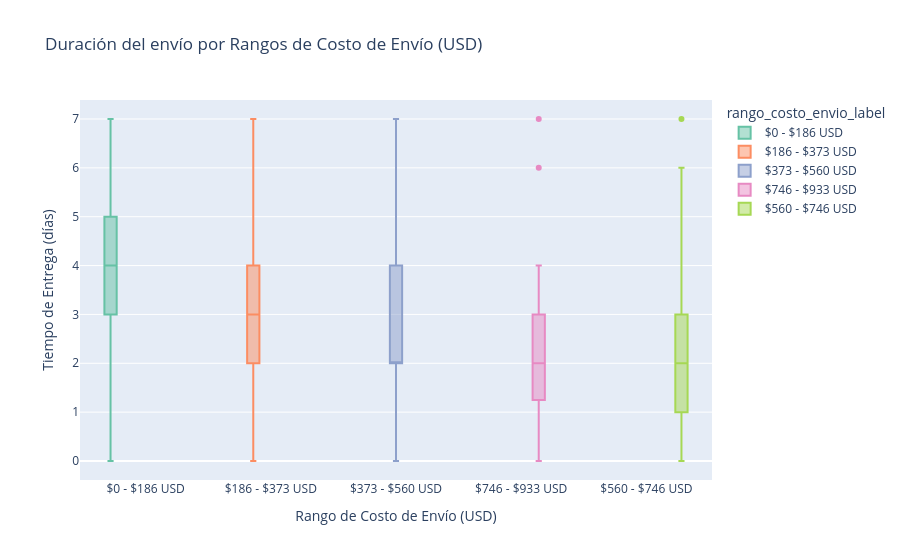

This figure's notebook cell:
### Code cell
import plotly.express as px

fig3 = px.box(
    df,
    x='rango_costo_envio_label',  # Usar la etiqueta
    y='tiempo_entrega',
    color='rango_costo_envio_label',
    title='Duración del envío por Rangos de Costo de Envío (USD)',
    color_discrete_sequence=px.colors.qualitative.Set2
)

fig3.update_layout(
    xaxis_title='Rango de Costo de Envío (USD)',
    yaxis_title='Tiempo de Entrega (días)',
    boxmode='group'
)

fig3.show()

### Figure 1 — Plotly figure (JSON) as saved in the notebook; plotly's stock layout.template omitted (floating-point values rounded to 4 significant figures; data arrays with more than 128 entries replaced by an {"elided": "..."} marker saying what was removed)
{"data": [{"alignmentgroup": "True", "hovertemplate": "rango_costo_envio_label=%{x}<br>tiempo_entrega=%{y}<extra></extra>", "legendgroup": "$0 - $186 USD", "marker": {"color": "rgb(102,194,165)"}, "name": "$0 - $186 USD", "notched": false, "offsetgroup": "$0 - $186 USD", "orientation": "v", "showlegend": true, "type": "box", "x": {"elided": "50131 str values"}, "x0": " ", "xaxis": "x", "y": {"elided": "50131 int values"}, "y0": " ", "yaxis": "y"}, {"alignmentgroup": "True", "hovertemplate": "rango_costo_envio_label=%{x}<br>tiempo_entrega=%{y}<extra></extra>", "legendgroup": "$186 - $373 USD", "marker": {"color": "rgb(252,141,98)"}, "name": "$186 - $373 USD", "notched": false, "offsetgroup": "$186 - $373 USD", "orientation": "v", "showlegend": true, "type": "box", "x": {"elided": "891 str values"}, "x0": " ", "xaxis": "x", "y": {"elided": "891 int values"}, "y0": " ", "yaxis": "y"}, {"alignmentgroup": "True", "hovertemplate": "rango_costo_envio_label=%{x}<br>tiempo_entrega=%{y}<extra></extra>", "legendgroup": "$373 - $560 USD", "marker": {"color": "rgb(141,160,203)"}, "name": "$373 - $560 USD", "notched": false, "offsetgroup": "$373 - $560 USD", "orientation": "v", "showlegend": true, "type": "box", "x": {"elided": "182 str values"}, "x0": " ", "xaxis": "x", "y": {"elided": "182 int values"}, "y0": " ", "yaxis": "y"}, {"alignmentgroup": "True", "hovertemplate": "rango_costo_envio_label=%{x}<br>tiempo_entrega=%{y}<extra></extra>", "legendgroup": "$746 - $933 USD", "marker": {"color": "rgb(231,138,195)"}, "name": "$746 - $933 USD", "notched": false, "offsetgroup": "$746 - $933 USD", "orientation": "v", "showlegend": true, "type": "box", "x": ["$746 - $933 USD", "$746 - $933 USD", "$746 - $933 USD", "$746 - $933 USD", "$746 - $933 USD", "$746 - $933 USD", "$746 - $933 USD", "$746 - $933 USD", "$746 - $933 USD", "$746 - $933 USD", "$746 - $933 USD", "$746 - $933 USD", "$746 - $933 USD", "$746 - $933 USD", "$746 - $933 USD", "$746 - $933 USD", "$746 - $933 USD", "$746 - $933 USD", "$746 - $933 USD", "$746 - $933 USD", "$746 - $933 USD", "$746 - $933 USD", "$746 - $933 USD"], "x0": " ", "xaxis": "x", "y": [1, 4, 2, 2, 2, 1, 2, 3, 2, 6, 0, 4, 7, 1, 3, 2, 3, 2, 3, 2, 1, 0, 3], "y0": " ", "yaxis": "y"}, {"alignmentgroup": "True", "hovertemplate": "rango_costo_envio_label=%{x}<br>tiempo_entrega=%{y}<extra></extra>", "legendgroup": "$560 - $746 USD", "marker": {"color": "rgb(166,216,84)"}, "name": "$560 - $746 USD", "notched": false, "offsetgroup": "$560 - $746 USD", "orientation": "v", "showlegend": true, "type": "box", "x": ["$560 - $746 USD", "$560 - $746 USD", "$560 - $746 USD", "$560 - $746 USD", "$560 - $746 USD", "$560 - $746 USD", "$560 - $746 USD", "$560 - $746 USD", "$560 - $746 USD", "$560 - $746 USD", "$560 - $746 USD", "$560 - $746 USD", "$560 - $746 USD", "$560 - $746 USD", "$560 - $746 USD", "$560 - $746 USD", "$560 - $746 USD", "$560 - $746 USD", "$560 - $746 USD", "$560 - $746 USD", "$560 - $746 USD", "$560 - $746 USD", "$560 - $746 USD", "$560 - $746 USD", "$560 - $746 USD", "$560 - $746 USD", "$560 - $746 USD", "$560 - $746 USD", "$560 - $746 USD", "$560 - $746 USD", "$560 - $746 USD", "$560 - $746 USD", "$560 - $746 USD", "$560 - $746 USD", "$560 - $746 USD", "$560 - $746 USD", "$560 - $746 USD", "$560 - $746 USD", "$560 - $746 USD", "$560 - $746 USD", "$560 - $746 USD", "$560 - $746 USD", "$560 - $746 USD", "$560 - $746 USD", "$560 - $746 USD", "$560 - $746 USD", "$560 - $746 USD", "$560 - $746 USD", "$560 - $746 USD", "$560 - $746 USD", "$560 - $746 USD", "$560 - $746 USD", "$560 - $746 USD", "$560 - $746 USD", "$560 - $746 USD", "$560 - $746 USD", "$560 - $746 USD", "$560 - $746 USD", "$560 - $746 USD", "$560 - $746 USD", "$560 - $746 USD", "$560 - $746 USD", "$560 - $746 USD"], "x0": " ", "xaxis": "x", "y": [2, 2, 2, 1, 2, 0, 2, 2, 0, 1, 0, 1, 3, 0, 1, 2, 5, 4, 4, 4, 3, 1, 0, 0, 6, 2, 3, 3, 2, 2, 3, 3, 5, 5, 3, 3, 0, 2, 1, 4, 2, 0, 4, 1, 2, 5, 3, 1, 0, 3, 0, 1, 2, 2, 1, 0, 2, 2, 7, 2, 1, 1, 3], "y0": " ", "yaxis": "y"}], "layout": {"boxmode": "group", "legend": {"title": {"text": "rango_costo_envio_label"}, "tracegroupgap": 0}, "title": {"text": "Duración del envío por Rangos de Costo de Envío (USD)"}, "xaxis": {"anchor": "y", "categoryarray": ["$0 - $186 USD", "$186 - $373 USD", "$373 - $560 USD", "$746 - $933 USD", "$560 - $746 USD"], "categoryorder": "array", "domain": [0, 1], "title": {"text": "Rango de Costo de Envío (USD)"}}, "yaxis": {"anchor": "x", "domain": [0, 1], "title": {"text": "Tiempo de Entrega (días)"}}}}
